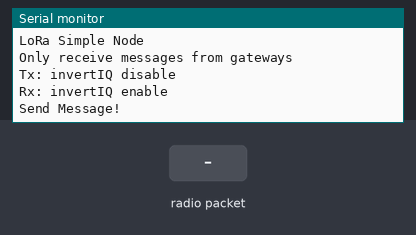
A sketch run on a simulated ESP32. Parts: the last lines printed to the serial monitor. The inputs (shaded band) are chosen by the test bench. No radio packets arrive unless stated.

Above: at 1.2 s.
1.3 s: radio packet "ON" arrives
At 1.9 s:
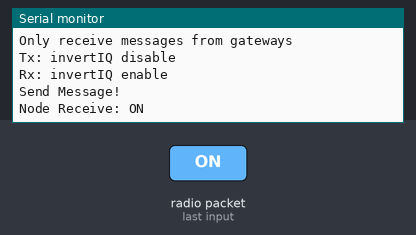
2.8 s: radio packet "OFF" arrives
At 2.99 s:
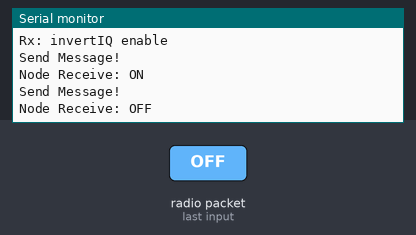
4.3 s: radio packet "1" arrives
At 4.9 s:
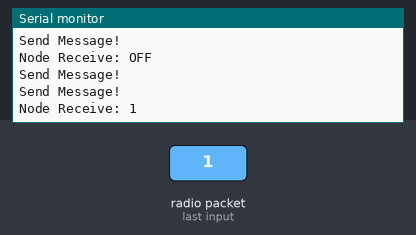

The sketch:

LoRaSimpleNode-alb.ino
```cpp
/*
  LoRa Simple Gateway/Node Exemple

  This code uses InvertIQ function to create a simple Gateway/Node logic.

  Gateway - Sends messages with enableInvertIQ()
          - Receives messages with disableInvertIQ()

  Node    - Sends messages with disableInvertIQ()
          - Receives messages with enableInvertIQ()

  With this arrangement a Gateway never receive messages from another Gateway
  and a Node never receive message from another Node.
  Only Gateway to Node and vice versa.

  This code receives messages and sends a message every second.

  InvertIQ function basically invert the LoRa I and Q signals.

  See the Semtech datasheet, http://www.semtech.com/images/datasheet/sx1276.pdf
  for more on InvertIQ register 0x33.

  created 05 August 2018
  by Luiz H. Cassettari
*/

#include <SPI.h>              // include libraries
#include <LoRa.h>


#define SCK     5    // GPIO5  -- SX1278's SCK
#define MISO    19   // GPIO19 -- SX1278's MISO
#define MOSI    27   // GPIO27 -- SX1278's MOSI
#define SS      18   // GPIO18 -- SX1278's CS
#define RST     14   // GPIO14 -- SX1278's RESET
#define DI0     26   // GPIO26 -- SX1278's IRQ(Interrupt Request)
#define BAND    868E6
#define LED     14   // Led da criança
#define BAUD    115200


const long frequency = 915E6;  // LoRa Frequency

const int csPin = 18;          // LoRa radio chip select
const int resetPin = 14;        // LoRa radio reset
const int irqPin = 26;          // change for your board; must be a hardware interrupt pin

uint32_t  timestamp = 0;

void setup() {
  Serial.begin(BAUD);                   // initialize serial
  while (!Serial);
  Serial.println("===============NODE===============");
  SPI.begin(SCK,MISO,MOSI,SS);
  LoRa.setPins(csPin, resetPin, irqPin);
  if (!LoRa.begin(frequency)) {
    Serial.println("LoRa init failed. Check your connections.");
    while (true);                       // if failed, do nothing
  }

  Serial.println("LoRa init succeeded.");
  Serial.println();
  Serial.println("LoRa Simple Node");
  Serial.println("Only receive messages from gateways");
  Serial.println("Tx: invertIQ disable");
  Serial.println("Rx: invertIQ enable");
  Serial.println();

  LoRa.onReceive(onReceive);
  LoRa_rxMode();
  timestamp = millis();
}

void loop() {
  if (runEvery(1000)) { // repeat every 1000 millis

    String message = "ON";

    if (millis() - timestamp > 6000){
      message = "ON";
      timestamp = millis();
    }
    else{
      message = "OFF";
    }
    LoRa_sendMessage(message); // send a message

    Serial.println("Send Message!");
  }
}

void LoRa_rxMode(){
  LoRa.enableInvertIQ();                // active invert I and Q signals
  LoRa.receive();                       // set receive mode
}

void LoRa_txMode(){
  LoRa.idle();                          // set standby mode
  LoRa.disableInvertIQ();               // normal mode
}

void LoRa_sendMessage(String message) {
  LoRa_txMode();                        // set tx mode
  LoRa.beginPacket();                   // start packet
  LoRa.print(message);                  // add payload
  LoRa.endPacket();                     // finish packet and send it
  LoRa_rxMode();                        // set rx mode
}

void onReceive(int packetSize) {
  String message = "";

  while (LoRa.available()) {
    message += (char)LoRa.read();
  }

  Serial.print("Node Receive: ");
  Serial.println(message);
  if (message == "ON"){
    digitalWrite(LED,HIGH);
  }
  if (message == "OFF"){
    digitalWrite(LED,LOW);
  }


}

boolean runEvery(unsigned long interval)
{
  static unsigned long previousMillis = 0;
  unsigned long currentMillis = millis();
  if (currentMillis - previousMillis >= interval)
  {
    previousMillis = currentMillis;
    return true;
  }
  return false;
}
```

Measured:
- after the input at 1.3 s, the serial monitor: prints a new line at once (image 1)
- after the input at 2.8 s, the serial monitor: prints a new line at once (image 2)
- after the input at 4.3 s, the serial monitor: prints a new line at once (image 3)
